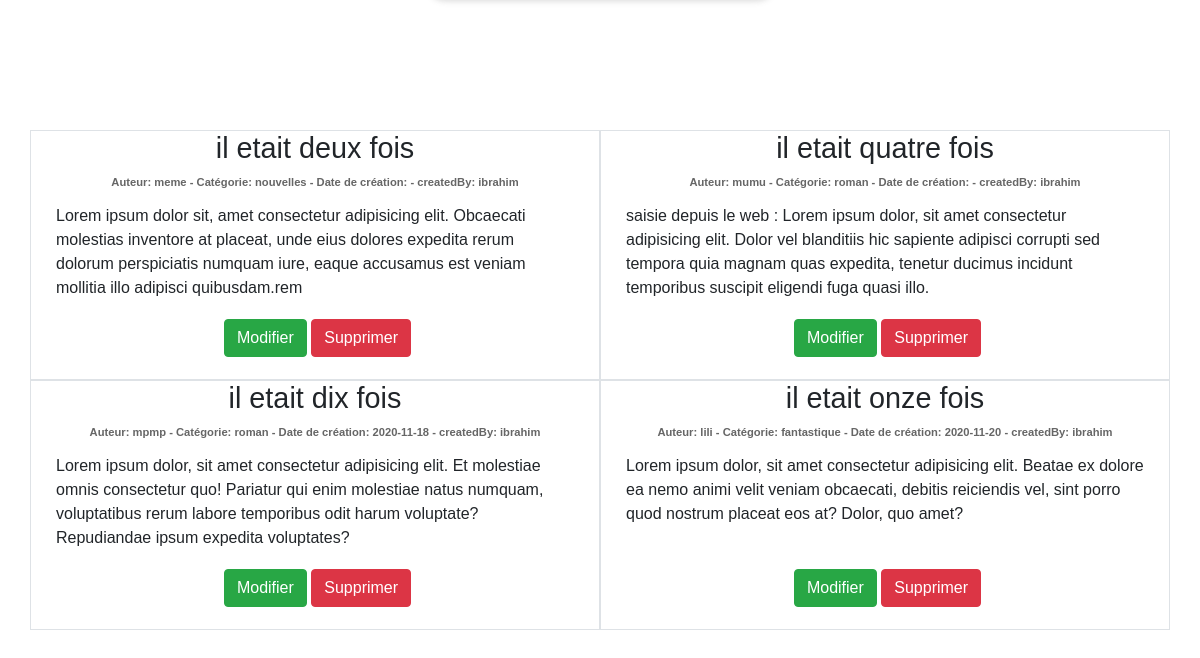
The app's page /src/BlogBundle/Resources/views/admin.php (signed in) with its own data.
### tables this page shows
CREATE TABLE `article` (
  `id` int(11) NOT NULL,
  `title` varchar(70) NOT NULL,
  `author` varchar(200) NOT NULL,
  `category` varchar(70) NOT NULL,
  `content` text DEFAULT NULL,
  `createdBy` varchar(200) NOT NULL,
  `createdAt` date DEFAULT NULL,
  `modifiedAt` date DEFAULT NULL
);

### src/BlogBundle/Resources/views/admin.php (the view, shortened to what this page needs)
<!DOCTYPE html>
<html lang="en">
<head>
    <link rel="stylesheet" href="/Cornillon/tp_php_v1/web/css/bootstrap.min.css">
    <link rel="stylesheet" href="/Cornillon/tp_php_v1/web/css/main.css">
</head>
<body>
    <div class="wrapper">
        <div class="articles">
            <?php
            require_once(__ROOT__ . '/mysqli_connect.php'); ?>
            <div class="container">
                <div class="row">
                    <?php
                    $query = "SELECT * FROM article";
                    $response = @mysqli_query($dbc, $query);
                    if ($response) {
                        while ($row = mysqli_fetch_array($response)) {
                            $username = $_SESSION["username"];
                            $createdBy = $row['createdBy'];
                            if ($username == $createdBy) {
                    ?>
                                <article class="col-12 col-sm-12 col-md-12 col-lg-6 col-xl-6 border border-3">
                                    <h1><?php echo $row['title']; ?></h1>
                                    <div class="meta-data my-1">
                                        <span class="author">Auteur: <?php echo $row['author']; ?></span> -
                                        <span class="category">Catégorie: <?php echo $row['category']; ?></span> -
                                        <span class="creation-date">Date de création: <?php echo $row['createdAt']; ?></span> -
                                        <span class="creation-by">createdBy: <?php echo $row['createdBy']; ?></span>
                                    </div>
                                    <p class="m-0 content"><?php echo $row['content']; ?></p>
                                    <p class="m-0" align="center">
                                        <a class="btn btn-success" href="modifierArticle.php?id=<?php echo $row['id']; ?>">Modifier</a>
                                        <a class="btn btn-danger" href="delete.php?id=<?php echo $row['id']; ?>">Supprimer</a>
                                    </p>
                                </article>
                    <?php    }
                        }
                    }  ?>
                </div>
            </div>
        </div>
    </div>
</body>
</html>

### web/css/main.css (style rules this page uses)
body { min-width: 450px; min-height: 980px; margin: 0 auto; font-family: sans-serif; height: auto; }
.container { margin-top: 50px; display: block; }
.wrapper { margin-top: 70px; display: flex; justify-content: center; }

### web/css/article.css (style rules this page uses)
.articles { padding: 10px; }
.articles h1 { font-size: 1.8rem; text-align: center; }
.articles .meta-data { color: #666; font-size: 0.7rem; margin-top: -15px; text-align: center; font-weight: bold; }
.articles p { padding: 10px; }
article p a { text-align: center; }
article { height: 250px; position: relative; }
.content { height: 115px; overflow-y: scroll; }
.btn-success { margin-left: 5px; }

### records on screen
article: title "il etait deux fois", author "meme", category "nouvelles", createdBy "ibrahim", content "Lorem ipsum dolor sit, amet consectetur adipisicing elit. Obcaecati molestias inventore at placeat, unde eius dolores expedita rerum dolorum perspiciatis numquam iure, eaque accusamus est veniam mollitia illo adipisci quibusdam.rem"
article: title "il etait quatre fois", author "mumu", category "roman", createdBy "ibrahim", content "saisie depuis le web : Lorem ipsum dolor, sit amet consectetur adipisicing elit. Dolor vel blanditiis hic sapiente adipisci corrupti sed tempora quia magnam quas expedita, tenetur ducimus incidunt temporibus suscipit eligendi fuga quasi illo."
article: title "il etait dix fois", author "mpmp", category "roman", createdAt "2020-11-18", createdBy "ibrahim", content "Lorem ipsum dolor, sit amet consectetur adipisicing elit. Et molestiae omnis consectetur quo! Pariatur qui enim molestiae natus numquam, voluptatibus rerum labore temporibus odit harum voluptate? Repudiandae ipsum expedita voluptates?"
article: title "il etait onze fois", author "lili", category "fantastique", createdAt "2020-11-20", createdBy "ibrahim", content "Lorem ipsum dolor, sit amet consectetur adipisicing elit. Beatae ex dolore ea nemo animi velit veniam obcaecati, debitis reiciendis vel, sint porro quod nostrum placeat eos at? Dolor, quo amet?"
